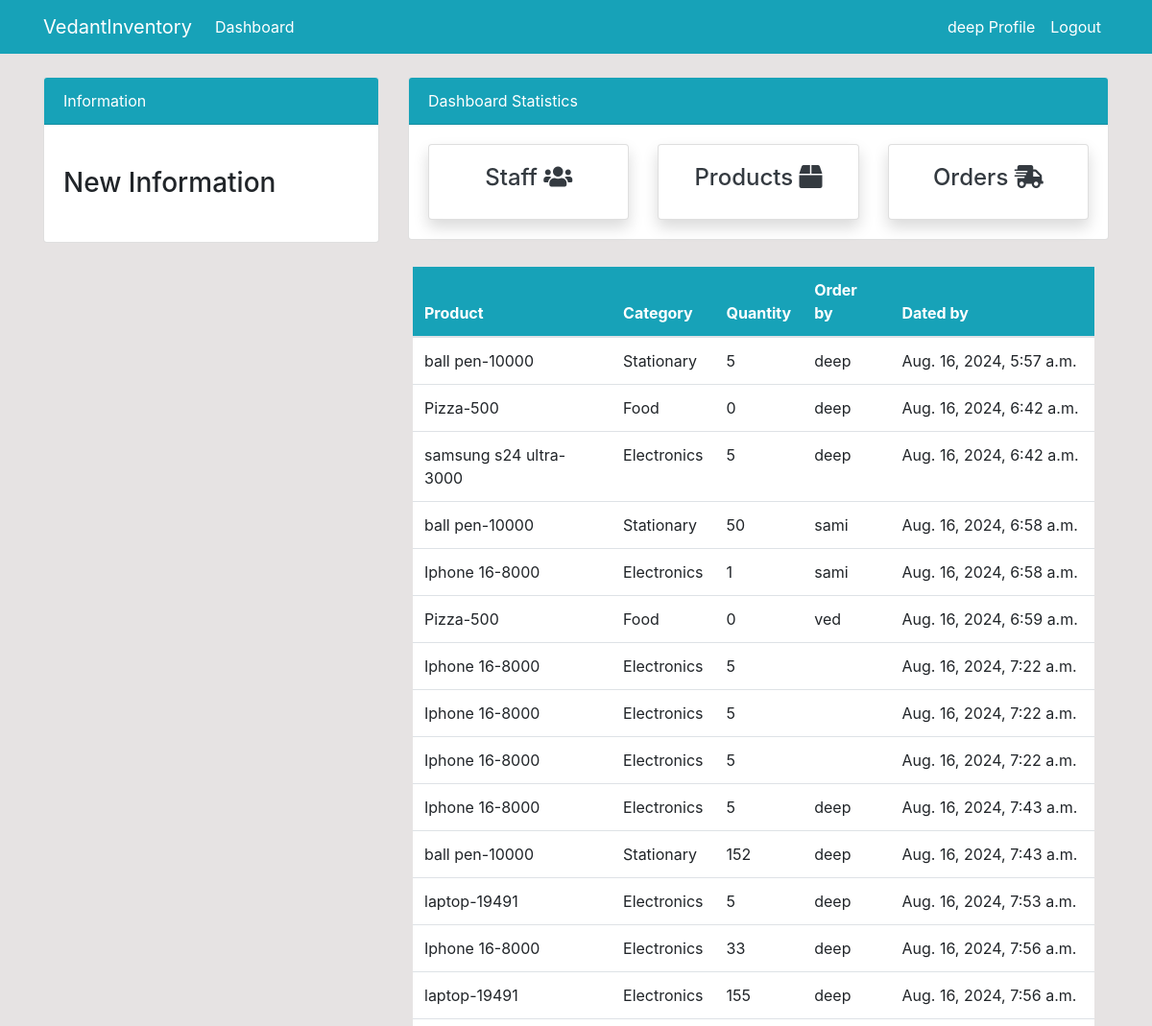
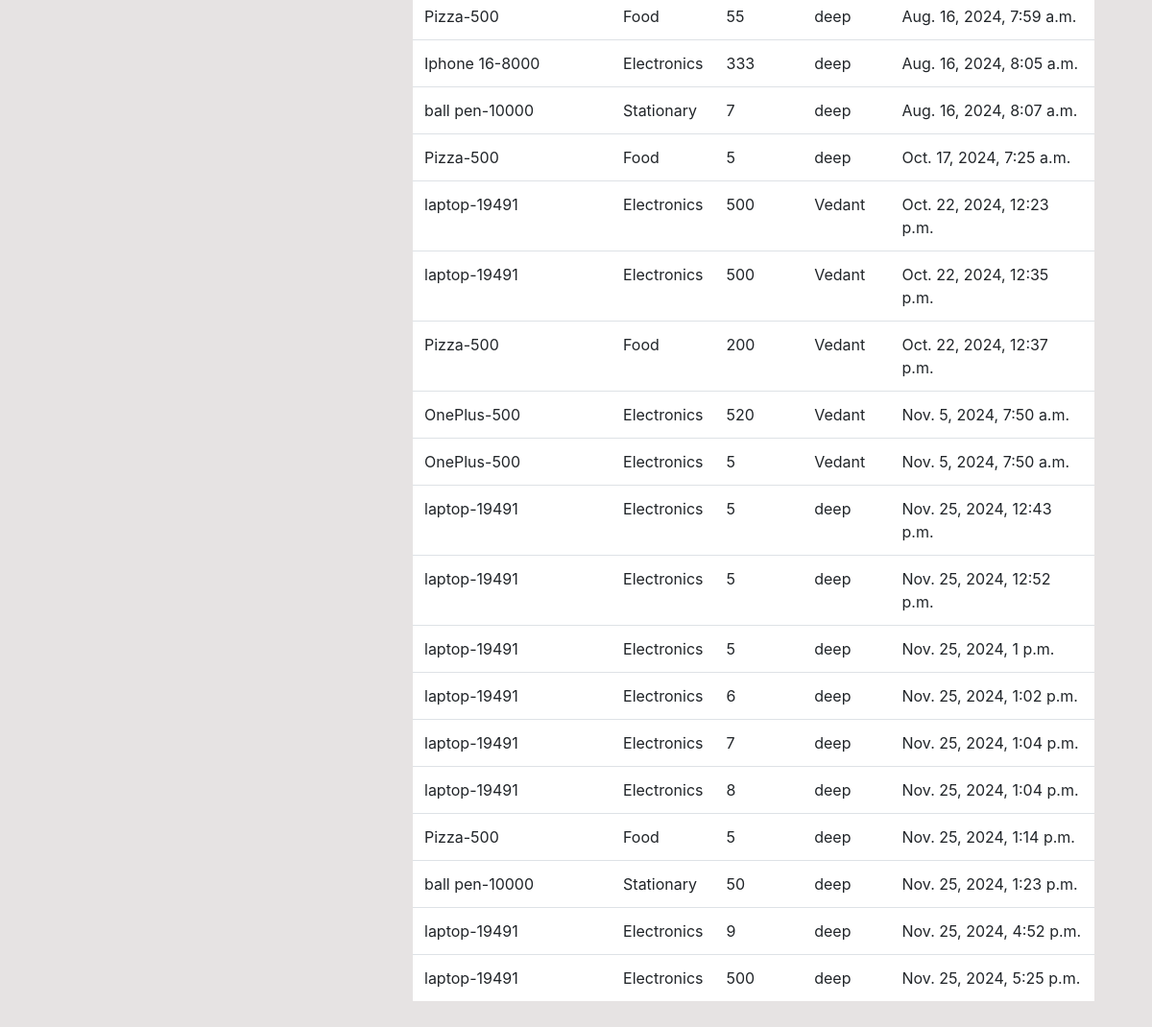
The page /order/ (signed in) on the database as committed earlier (2 pictures, top to bottom).
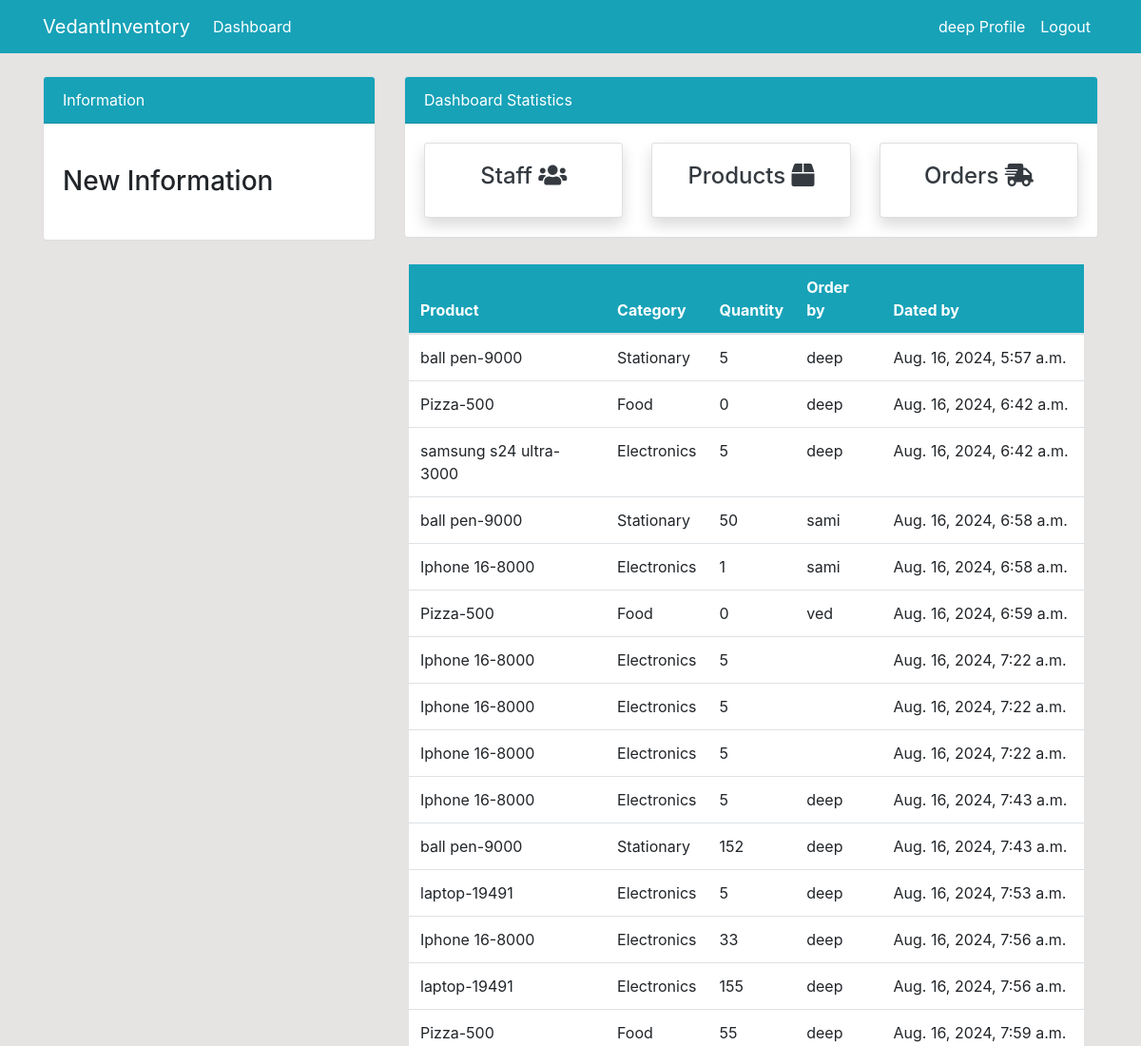
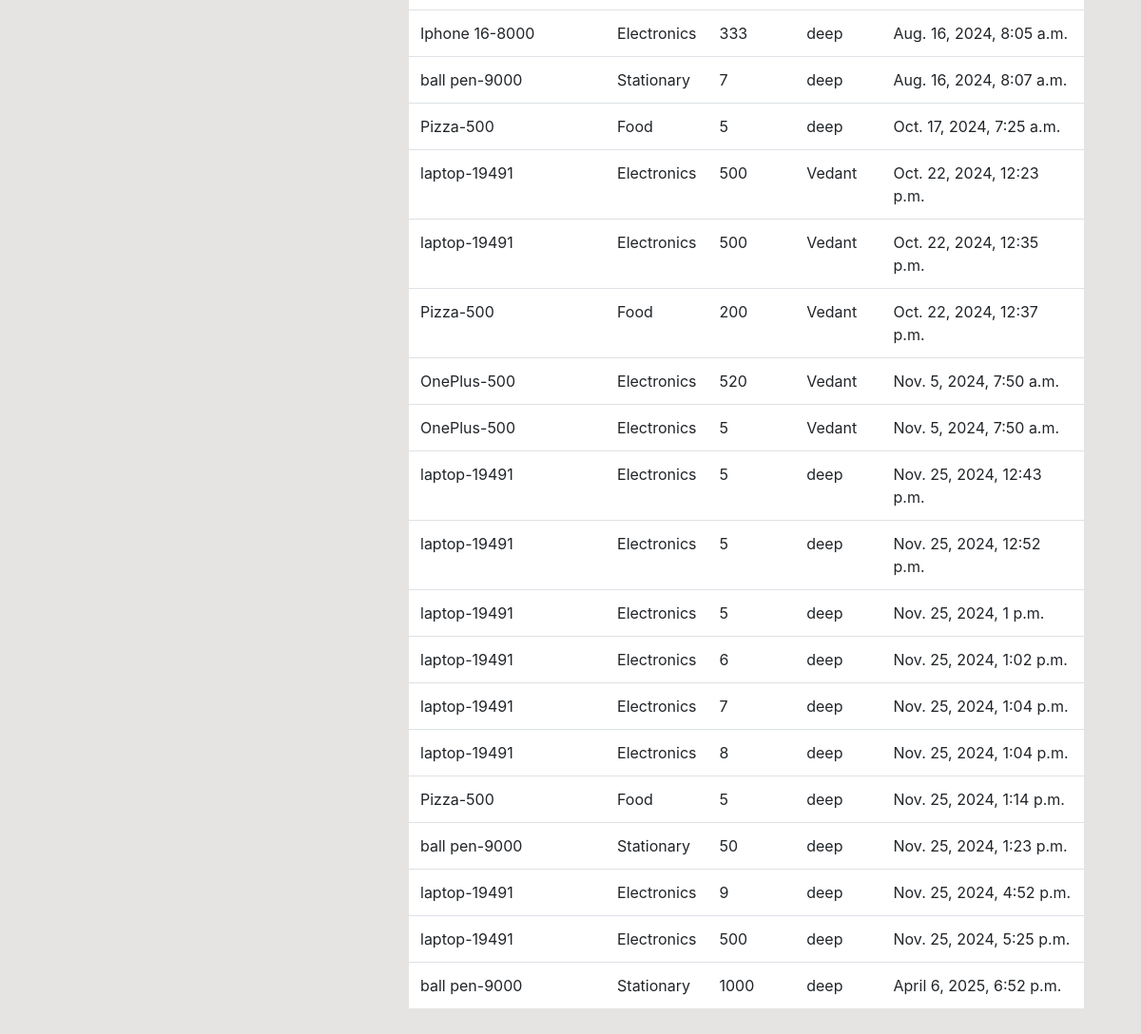
The same page on the database as committed later (2 pictures, top to bottom).
### dashboard/models.py (models this page shows, shortened)
class Order(models.Model):
    product = models.ForeignKey(Product, on_delete=models.CASCADE, null=True)
    staff = models.ForeignKey(User, models.CASCADE, null=True)
    order_quantity = models.PositiveIntegerField(null=True)
    date = models.DateTimeField(auto_now_add=True)
    comment = models.CharField(max_length=200, null=True)
    class Meta:
        verbose_name_plural = 'Order'

class Product(models.Model):
    name = models.CharField(max_length=100, null=True)
    category = models.CharField(max_length=20, choices= CATEGORY,null=True)
    quantity = models.PositiveIntegerField(null=True)
    class Meta:
        verbose_name_plural = 'Product'
    def __str__(self):
        return f'{self.name}-{self.quantity}'

### dashboard/views.py (the view)
# urls.py: path('order/',views.order, name='dashboard-order'),
@login_required(login_url='user-login')
def order(request):
    all_orders =  Order.objects.all()
    if request.method == 'Post':
        ordering = OrderAdd(request.Post)
        if ordering.is_valid():
            ordering.save()
        else:
            ordering = OrderAdd(instance=id)
    context = {
        'all_orders': all_orders,
    }
    return render(request, 'dashboard/order.html', context)

### templates/dashboard/order.html (shortened to what this page needs)
{% extends 'partials/base.html' %}
{% block content %}
{% include 'partials/topnav.html' %}
<div class="container">
    <div class="row my-4">
        <div class="col-md-4">
        </div>
        <div class="col-md-8">
            <table class="table bg-white">
                <thead class="bg-info">
                    <tr class="text-white">
                        <th scope="col">Product</th>
                        <th scope="col">Category</th>
                        <th scope="col">Quantity</th>
                        <th scope="col">Order by</th>
                        <th scope="col">Dated by</th>
                    </tr>
                </thead>
                <tbody>
                    {% for order in all_orders  %}
                    <tr>
                        <td>{{ order.product }}</td>
                        <td>{{ order.product.category }}</td>
                        <td>{{ order.order_quantity }}</td>
                        <td>
                            {{ order.staff.username }}
                        </td>
                        <td>
                            {{ order.date }}
                        </td>
                    </tr>
                    {% endfor %}
                </tbody>
            </table>
        </div>
    </div>
</div>
{% endblock %}

### templates/partials/base.html (shortened to what this page needs)
{% load static %}
<!doctype html>
<html lang="en">
<head>
    <link rel="stylesheet" href="https://cdn.jsdelivr.net/npm/bootstrap@4.6.0/dist/css/bootstrap.min.css"
>
    <link rel="stylesheet" href="https://use.fontawesome.com/releases/v5.15.2/css/all.css"
>
    <link rel="stylesheet" href="{% static '/style.css' %}">
</head>
<body>
   {% include 'partials/nav.html' %}
   <div class="container">
    {% block content %}
    {% endblock %}
</div>
</body>
</html>

### templates/partials/nav.html (shortened to what this page needs)
<nav class="navbar navbar-expand-lg navbar-info bg-info">
    <div class="container">
        {% if user.is_authenticated %}
        <a class="navbar-brand text-white" href="{% url 'dashboard-index' %}">VedantInventory</a>
        <div class="collapse navbar-collapse" id="navbarSupportedContent">
            <ul class="navbar-nav mr-auto">
                <li class="nav-item active">
                    <a class="nav-link text-white" href="{% url 'dashboard-index' %}">Dashboard </a>
                </li>
            </ul>
            <ul class="navbar-nav ml-auto">
                <li class="nav-item active">
                    <a class="nav-link text-white" href="{% url 'user-profile' %}">{{ user.username }} Profile
                        <span class="sr-only">(current)</span></a>
                </li>
                <li class="nav-item">
                    <a class="nav-link text-white" href="{% url 'user-logout' %}">Logout</a>
                </li>
            </ul>
            {% endif %}
        </div>
    </div>
</nav>

### templates/partials/topnav.html (shortened to what this page needs)
<div class="row">
    <div class="col-md-4 mt-4">
        <div class="card">
            <div class="card-header bg-info text-white">
                Information
            </div>
            <div class="card-body">
                <marquee behavior="" direction="">
                    <h3 class="my-4">New Information</h3>
                </marquee>
            </div>
        </div>
    </div>
    <div class="col-md-8 mt-4">
        <div class="card">
            <div class="card-header bg-info text-white">
                Dashboard Statistics
            </div>
            <div class="card-body">
                <div class="row">
                    <div class="col-md-4">
                        <a class="text-decoration-none text-dark" href="{% url 'dashboard-staff'%}">
                            <div class="card my-card shadow">
                                <div class="card-body text-center">
                                    <h4>Staff <i class="fas fa-users"></i></h4>
                                </div>
                            </div>
                        </a>
                    </div>
                    <div class="col-md-4">
                        <a class="text-decoration-none text-dark" href="{% url 'dashboard-product'%}">
                            <div class="card my-card shadow">
                                <div class="card-body text-center">
                                    <h4>Products <i class="fas fa-box"></i></h4>
                                </div>
                            </div>
                        </a>
                    </div>
                    <div class="col-md-4">
                        <a class="text-decoration-none text-dark" href="{% url 'dashboard-order'%}">
                            <div class="card my-card shadow">
                                <div class="card-body text-center">
                                    <h4>Orders <i class="fas fa-shipping-fast"></i></h4>
                                </div>
                            </div>
                        </a>
                    </div>
                </div>
            </div>
        </div>
    </div>
</div>

### static/style.css (style rules this page uses)
body { background: rgb(230, 227, 227); }

Rows that differ between the two databases and show on the page:
changed through a linked row, Order "Aug. 16, 2024, 5:57 a.m.": product "ball pen-10000" → "ball pen-9000"
changed through a linked row, Order (number 4 of 34 on the later page): product "ball pen-10000" → "ball pen-9000"
changed through a linked row, Order (number 11 of 34 on the later page): product "ball pen-10000" → "ball pen-9000"
changed through a linked row, Order "Aug. 16, 2024, 8:07 a.m.": product "ball pen-10000" → "ball pen-9000"
changed through a linked row, Order "Nov. 25, 2024, 1:23 p.m.": product "ball pen-10000" → "ball pen-9000"
added Order: product "ball pen-9000", product.category "Stationary", order_quantity "1000", staff.username "deep", date "April 6, 2025, 6:52 p.m."
